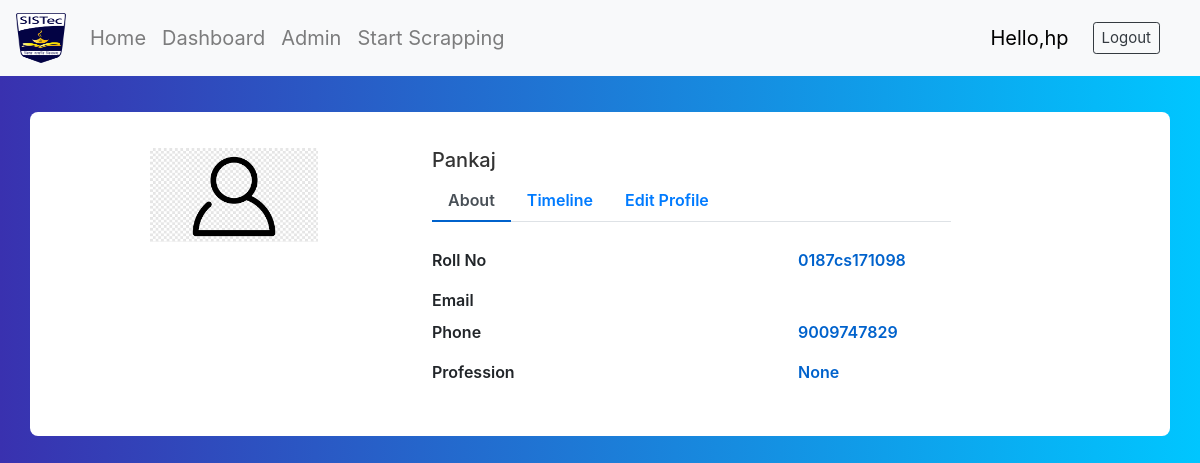
/profile/1/ (signed in), run on the app's committed database.
### Tracker/models.py (models this page shows)
class Profile(models.Model):
    user=models.OneToOneField(User,on_delete=models.CASCADE)
    RollNo=models.CharField(max_length=20,null=True,unique=True)
    Year=models.IntegerField(null=True)
    Branch=models.CharField(max_length=20,null=True)
    Image=models.ImageField(upload_to='AlumniTracker/images',default="AlumniTracker/images/profile.png")
    phone_regex = RegexValidator(regex=r'^\+?\d[\d -]{8,12}\d')
    phone_number = models.CharField(validators=[phone_regex], max_length=10, blank=True,null=True)
    Current_Location=models.CharField(max_length=30,null=True)
    linkedIn_Link=models.CharField(max_length=100)

class Scrapper_Data(models.Model):
    profile = models.ForeignKey(Profile,on_delete=models.CASCADE)
    name = models.CharField(max_length=100,blank=True, null=True)
    profile_title = models.CharField(max_length=100,blank=True, null=True)
    location = models.CharField(max_length=100,blank=True, null=True)
    connection = models.CharField(max_length=15,blank=True, null=True)
    experience = models.CharField(max_length=50,blank=True, null=True)
    job_title = models.CharField(max_length=50,blank=True, null=True)
    joining_date = models.CharField(max_length=50,blank=True, null=True)
    college_name = models.CharField(max_length=50,blank=True, null=True)
    degree_name = models.CharField(max_length=50,blank=True, null=True)
    stream = models.CharField(max_length=50,blank=True, null=True)
    degree_year = models.CharField(max_length=100,blank=True, null=True)

### Tracker/views.py (the view)
# urls.py: path('profile/<str:pk>/',views.profile,name='profile'),
@login_required(login_url='login')
def profile(request,pk):
    profile_info=Profile.objects.get(id=pk)
    data=Scrapper_Data.objects.get(profile=profile_info)
    context={
        'info':profile_info,
        'data':data,
    }
    return render(request,'Tracker/profile.html',context)

### templates/Tracker/profile.html (shortened to what this page needs)
{% extends "Tracker/base.html" %}
{% block body %}
{% include "Tracker/navbar.html" %}
<div class="container emp-profile">
    <form action="" method="POST">
        <div class="row">
            <div class="col-md-4">
                <div class="profile-img">
                    <img src="{{info.Image.url}}"  alt="Profile Image" />
                </div>
            </div>
            <div class="col-md-6">
                <div class="profile-head">
                    <h5>
                        {{info.user.first_name}}
                    </h5>
                    <ul class="nav nav-tabs" id="myTab" role="tablist">
                        <li class="nav-item">
                            <a class="nav-link active" id="home-tab" data-toggle="tab" href="#home" role="tab"
                                aria-controls="home" aria-selected="true">About</a>
                        </li>
                        <li class="nav-item">
                            <a class="nav-link" id="profile-tab" data-toggle="tab" href="#profile" role="tab"
                                aria-controls="profile" aria-selected="false">Timeline</a>
                        </li>
                        <li>
                            {% if request.user.is_staff %}
                <a class="nav-link" href="{% url 'cruds' info.id %}">Edit Profile</a>
                {% endif %}
                        </li>
                    </ul>
                </div>
            </div>
            <div class="col-md-2">
            </div>
        </div>
        <div class="row">
            <div class="col-md-4">
            </div>
            <div class="col-md-8">
                <div class="tab-content profile-tab" id="myTabContent">
                    <div class="tab-pane fade show active" id="home" role="tabpanel" aria-labelledby="home-tab">
                        <div class="row">
                            <div class="col-md-6">
                                <label>Roll No</label>
                            </div>
                            <div class="col-md-6">
                                <p>{{info.RollNo}}</p>
                            </div>
                        </div>
                        <div class="row">
                            <div class="col-md-6">
                                <label>Email</label>
                            </div>
                            <div class="col-md-6">
                            </div>
                        </div>
                        <div class="row">
                            <div class="col-md-6">
                                <label>Phone</label>
                            </div>
                            <div class="col-md-6">
                                <p>{{info.phone_number}}</p>
                            </div>
                        </div>
                        <div class="row">
                            <div class="col-md-6">
                                <label>Profession</label>
                            </div>
                            <div class="col-md-6">
                                <p>{{data.profile_title}}</p>
                            </div>
                        </div>
                    </div>
                </div>
            </div>
        </div>
    </form>
</div>
{% endblock body %}

### templates/Tracker/navbar.html (shortened to what this page needs)
 <nav class="navbar navbar-expand-lg navbar-light bg-light" id="remN">
    <a class="navbar-brand" href="#">
        {%  load static %}
        <img src="{% static 'image/logo.png' %}" width="50" height="50" class="d-inline-block align-top" alt="SISTec Logo">
      </a>
    <div class="collapse navbar-collapse" id="navbarNav">
        <ul class="navbar-nav">
            <li class="nav-item">
                <a class="nav-link" style="font-size: 20px;" href="{% url 'info' %}">Home <span class="sr-only">(current)</span></a>
            </li>
            {% if request.user.is_staff %}
            <li class="nav-item">
                <a class="nav-link" style="font-size: 20px;" href="{% url 'dashboard' %}">Dashboard <span class="sr-only">(current)</span></a>
            </li>
            <li class="nav-item">
                <a class="nav-link" style="font-size: 20px;" href="/admin">Admin <span class="sr-only">(current)</span></a>
            </li>
            <li class="nav-item">
                <a class="nav-link" style="font-size: 20px;" onclick="loadDoc()">Start Scrapping<span class="sr-only">(current)</span></a>
            </li>
            {% endif %}
        </ul>
    </div>
    <span style="color: black;font-size:20px;" >Hello,{{request.user}}</span>
    <span><a style="font-size: 15px;" class="btn btn-sm btn-outline-dark mx-4" href="{% url 'logout' %}">Logout</a></span>
</nav>

### static/css/login.css (style rules this page uses)
:root { --input-padding-x: 1.5rem; --input-padding-y: .75rem; }
body { background: -webkit-linear-gradient(left, #3931af, #00c6ff); }

### static/css/profile.css (style rules this page uses)
body { background: -webkit-linear-gradient(left, #3931af, #00c6ff); }
.emp-profile { padding: 3%; margin-top: 3%; margin-bottom: 3%; border-radius: 0.5rem; background: #fff; }
.profile-img { text-align: center; }
.profile-img img { width: 50%; }
.profile-head h5 { color: #333; }
.profile-head .nav-tabs { margin-bottom:5%; }
.profile-head .nav-tabs .nav-link { font-weight:600; border: none; }
.profile-head .nav-tabs .nav-link.active { border: none; border-bottom:2px solid #0062cc; }
.profile-tab label { font-weight: 600; }
.profile-tab p { font-weight: 600; color: #0062cc; }

### data on the page
Profile: Image (placeholder picture), user.first_name "Pankaj", RollNo "0187cs171098", phone_number "9009747829"
Scrapper_Data: profile_title "None"

### other printed values
{{ request.user }} "hp"
